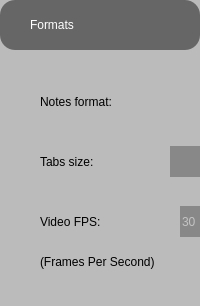
     <widget class="QFrame" name="menuFormatsBG">
      <property name="styleSheet">
       <string notr="true">padding-left: 0; background-color: #BBB; border-radius: 30px;</string>
      </property>
      <property name="frameShape">
       <enum>QFrame::StyledPanel</enum>
      </property>
      <property name="frameShadow">
       <enum>QFrame::Raised</enum>
      </property>
      <layout class="QVBoxLayout" name="verticalLayout_6">
       <property name="leftMargin">
        <number>0</number>
       </property>
       <property name="topMargin">
        <number>0</number>
       </property>
       <property name="rightMargin">
        <number>0</number>
       </property>
       <property name="bottomMargin">
        <number>0</number>
       </property>
       <item>
        <widget class="QPushButton" name="menuFormats">
         <property name="minimumSize">
          <size>
           <width>0</width>
           <height>50</height>
          </size>
         </property>
         <property name="maximumSize">
          <size>
           <width>16777215</width>
           <height>100</height>
          </size>
         </property>
         <property name="styleSheet">
          <string notr="true">background-color: #666;
color: #FFF;
border-radius: 15px;
text-align:left;padding-left: 30px;</string>
         </property>
         <property name="text">
          <string>Formats</string>
         </property>
         <property name="checkable">
          <bool>true</bool>
         </property>
         <property name="checked">
          <bool>false</bool>
         </property>
        </widget>
       </item>
       <item>
        <widget class="QFrame" name="frame_32">
         <property name="minimumSize">
          <size>
           <width>0</width>
           <height>250</height>
          </size>
         </property>
         <property name="maximumSize">
          <size>
           <width>16777215</width>
           <height>250</height>
          </size>
         </property>
         <property name="styleSheet">
          <string notr="true">background-color: #BBB;
border-radius: 15px;
text-align: left;
color: #000;
padding-left: 0;</string>
         </property>
         <property name="frameShape">
          <enum>QFrame::StyledPanel</enum>
         </property>
         <property name="frameShadow">
          <enum>QFrame::Raised</enum>
         </property>
         <widget class="QFrame" name="frame_9">
          <property name="geometry">
           <rect>
            <x>20</x>
            <y>20</y>
            <width>521</width>
            <height>171</height>
           </rect>
          </property>
          <property name="styleSheet">
           <string notr="true">border-radius: 0;</string>
          </property>
          <property name="frameShape">
           <enum>QFrame::StyledPanel</enum>
          </property>
          <property name="frameShadow">
           <enum>QFrame::Raised</enum>
          </property>
          <widget class="QFrame" name="frame_33">
           <property name="geometry">
            <rect>
             <x>0</x>
             <y>0</y>
             <width>361</width>
             <height>51</height>
            </rect>
           </property>
           <property name="styleSheet">
            <string notr="true">border-radius: 0;</string>
           </property>
           <property name="frameShape">
            <enum>QFrame::StyledPanel</enum>
           </property>
           <property name="frameShadow">
            <enum>QFrame::Raised</enum>
           </property>
           <widget class="QLabel" name="label_17">
            <property name="geometry">
             <rect>
              <x>20</x>
              <y>10</y>
              <width>171</width>
              <height>31</height>
             </rect>
            </property>
            <property name="text">
             <string>Notes format:</string>
            </property>
           </widget>
           <widget class="QComboBox" name="cNoteFormat">
            <property name="geometry">
             <rect>
              <x>190</x>
              <y>10</y>
              <width>151</width>
              <height>31</height>
             </rect>
            </property>
            <property name="styleSheet">
             <string notr="true">background-color: #888;
color: #FFF;</string>
            </property>
           </widget>
          </widget>
          <widget class="QFrame" name="frame_34">
           <property name="geometry">
            <rect>
             <x>0</x>
             <y>60</y>
             <width>251</width>
             <height>51</height>
            </rect>
           </property>
           <property name="styleSheet">
            <string notr="true">border-radius: 0;</string>
           </property>
           <property name="frameShape">
            <enum>QFrame::StyledPanel</enum>
           </property>
           <property name="frameShadow">
            <enum>QFrame::Raised</enum>
           </property>
           <widget class="QLabel" name="label_18">
            <property name="geometry">
             <rect>
              <x>20</x>
              <y>10</y>
              <width>131</width>
              <height>31</height>
             </rect>
            </property>
            <property name="text">
             <string>Tabs size:</string>
            </property>
           </widget>
           <widget class="QComboBox" name="cTabSize">
            <property name="geometry">
             <rect>
              <x>150</x>
              <y>10</y>
              <width>71</width>
              <height>31</height>
             </rect>
            </property>
            <property name="styleSheet">
             <string notr="true">background-color: #888;
color: #FFF;</string>
            </property>
           </widget>
          </widget>
          <widget class="QFrame" name="frame_35">
           <property name="geometry">
            <rect>
             <x>0</x>
             <y>120</y>
             <width>251</width>
             <height>51</height>
            </rect>
           </property>
           <property name="styleSheet">
            <string notr="true">border-radius: 0;</string>
           </property>
           <property name="frameShape">
            <enum>QFrame::StyledPanel</enum>
           </property>
           <property name="frameShadow">
            <enum>QFrame::Raised</enum>
           </property>
           <widget class="QLabel" name="label_19">
            <property name="geometry">
             <rect>
              <x>20</x>
              <y>10</y>
              <width>131</width>
              <height>31</height>
             </rect>
            </property>
            <property name="text">
             <string>Video FPS:</string>
            </property>
           </widget>
           <widget class="QLineEdit" name="eFPS">
            <property name="geometry">
             <rect>
              <x>160</x>
              <y>10</y>
              <width>71</width>
              <height>31</height>
             </rect>
            </property>
            <property name="cursor">
             <cursorShape>IBeamCursor</cursorShape>
            </property>
            <property name="styleSheet">
             <string notr="true">background-color: #888;
color: #FFF;</string>
            </property>
            <property name="placeholderText">
             <string>30</string>
            </property>
           </widget>
          </widget>
         </widget>
         <widget class="QLabel" name="label_22">
          <property name="geometry">
           <rect>
            <x>40</x>
            <y>190</y>
            <width>401</width>
            <height>31</height>
           </rect>
          </property>
          <property name="text">
           <string>(Frames Per Second)</string>
          </property>
         </widget>
        </widget>
       </item>
      </layout>
     </widget>
